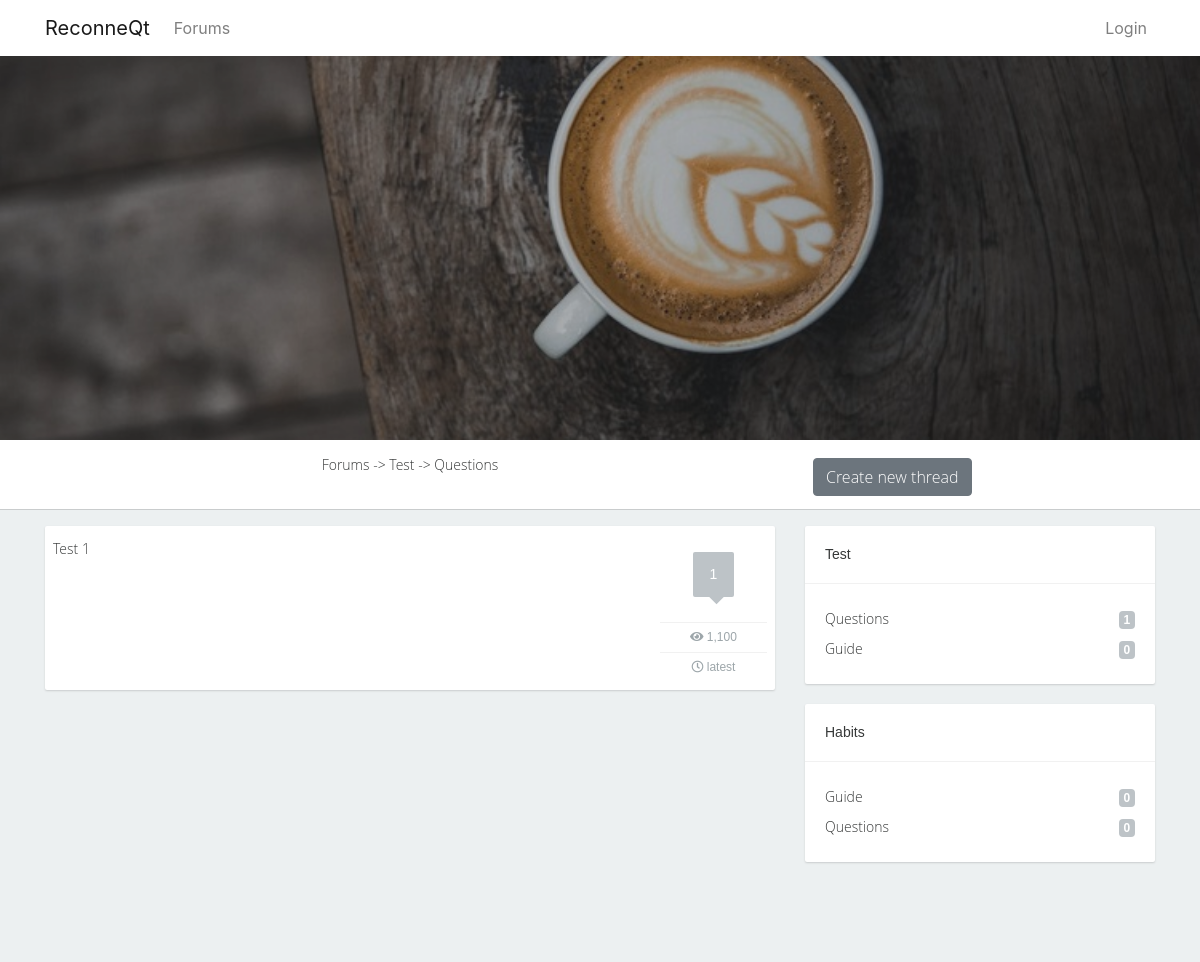
The app's page /forums/subject/3/, older data.
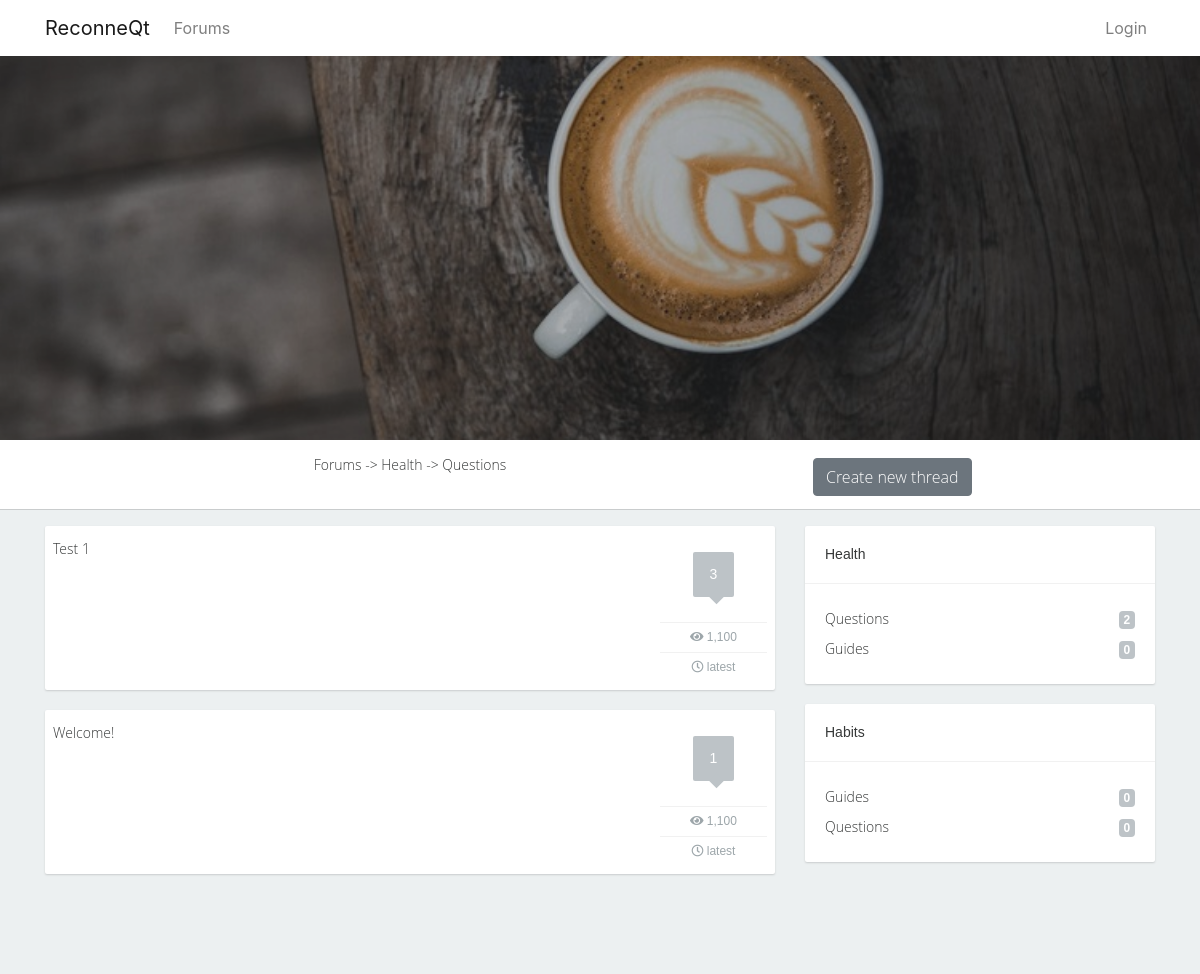
The same page, newer data.
### forums/models.py (models this page shows)
class Subject(models.Model):
    subject_name = models.CharField(max_length=100)
    parent = models.ForeignKey('self', blank=True, null=True, on_delete=models.CASCADE, related_name='children')
    def __str__(self):
        return self.subject_name

class Thread(models.Model):
    title = models.CharField(max_length=100)
    thread_created = models.DateTimeField(auto_now_add=True)
    thread_edited = models.DateTimeField(blank=True, null=True)
    user = models.ForeignKey(User, on_delete=models.CASCADE)
    subject_fk = models.ForeignKey('Subject', on_delete=models.CASCADE, related_name='threads')
    def __str__(self):
        return self.title

### forums/views.py (the view)
# urls.py: path('subject/<int:s_id>/', views.threads, name='threads'),
def threads(request, s_id):
    try:
        parents = Subject.objects.filter(parent=None)
        children = Subject.objects.exclude(parent=None)
        subject = Subject.objects.get(pk=s_id)
        threads = Thread.objects.filter(subject_fk__id=s_id)
        context = {
            'parents': parents,
            'children': children,
            'subject': subject,
            'threads': threads
        }
    except Thread.DoesNotExist:
        raise Http404("Thread does not exist")
    return render(request, 'forums/subject.html', context)

### forums/templates/forums/subject.html (shortened to what this page needs)
{% extends 'forums/base_forums.html' %}
{% block breadcrumbs %}
<p class="breadcrumbs" align="center">
  {% if subject.parent != None %}
    <a href="{% url 'forum' %}">Forums</a> -> <a href="{% url 'threads' s_id=subject.parent.pk %}">{{ subject.parent }}</a> -> {{ subject }}
  {% else %}
    <a href="{% url 'forum' %}">Forums</a> -> {{ subject }}
  {% endif %}
</p>
{% endblock %}
{% block threads %}
  {% if subject.parent != None %}
    {% if threads.count == 0 %}
      No topics to display
    {% else %}
    {% for t in threads %}
      <div class="thread p-2">
        <div class="thread-title pull-left">
          <a href="{% url 'thread_detail' pk=t.pk %}">{{ t }}</a>
        </div>
        <div class="thread-info pull-left">
          <div class="post-count">
            <div class="post-countbg">
              {{ t.posts.count }}
              <div class="triangle"></div>
            </div>
          </div>
          <div class="view-count">
            <i class="fa fa-eye"></i>
            1,100
          </div>
          <div class="latest">
            <i class="far fa-clock"></i>
            latest
          </div>
        </div>
        <div class="clearfix"></div>
      </div>
    {% endfor %}
    {% endif %}
  {% endif %}
{% endblock %}

### forums/templates/forums/base_forums.html (shortened to what this page needs)
{% extends 'habits/base_template.html' %}
{% load static %}
{% load forum_filters %}
{% block css %}
  <link href="{% static 'habits/css/forums.css' %}" rel="stylesheet">
{% endblock %}
{% block content %}
<header class="masthead-forums text-white text-center">
  <div class="overlay"></div>
</header>
<div class="middlenav">
  <div class="container">
    <div class="row">
      <div class="col-lg-8 col-md-8">
        {% block breadcrumbs %}{% endblock %}
      </div>
      <div class="col-lg-4 col-md-4">
        <button class="btn btn-secondary m-2">
          Create new thread
        </button>
      </div>
    </div>
  </div>
</div>
<div id="content-wrapper">
  <div class="container">
    <div class="row">
      <div class="col-lg-8 col-md-8">
        {% block threads %}{% endblock %}
      </div>
      <div class="col-lg-4 col-md-4">
        {% for s in parents %}
        <div class="sidebarblock">
          <h3>{{ s }}</h3>
          <div class="divline"></div>
          <div class="blocktxt">
            <ul class="cats">
              {% for c in children %}
                {% if c.parent == s %}
                  <li><a href="{% url 'threads' s_id=c.pk %}">{{ c }}<span class="badge pull-right">{{ c.threads.count }}</span></a></li>
                {% endif %}
              {% endfor %}
            </ul>
          </div>
        </div>
        {% endfor %}
      </div>
    </div>
  </div>
</div>
{% endblock %}

Row changes from the older to the newer data that the page shows:
changed through a linked row, Subject (number 1 of 6 on the later page): parent "Test" → "Health"; threads.count "1" → "2"
computed for Thread "Test 1": posts.count "1" → "3"
added Thread: title "Welcome!", posts.count "1"
changed Subject (number 2 of 6 on the later page): subject_name "Test" → "Health"
changed Subject (number 3 of 6 on the later page): subject_name "Guide" → "Guides"
changed Subject (number 5 of 6 on the later page): subject_name "Guide" → "Guides"
